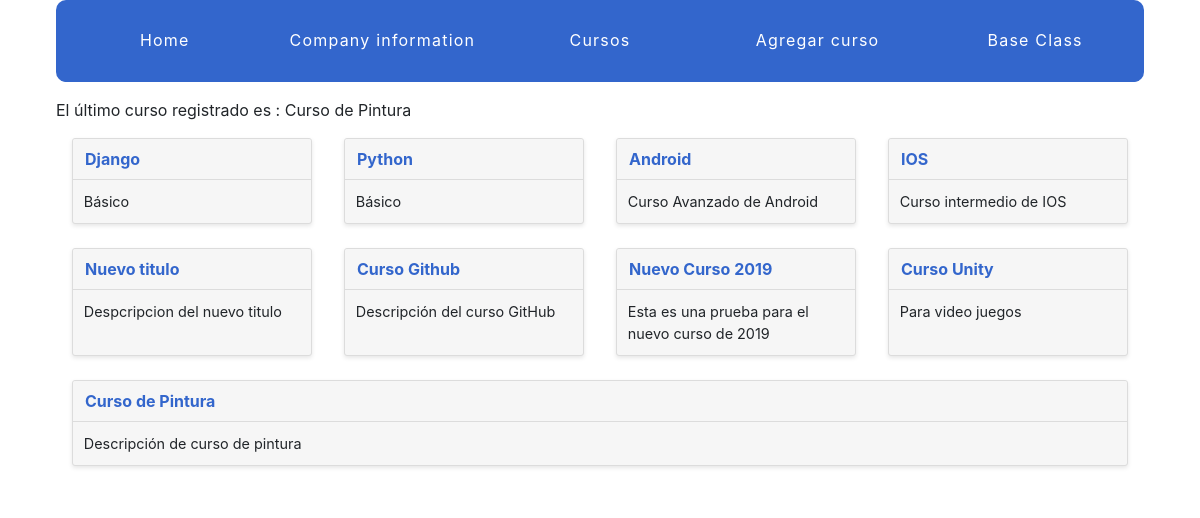
Page /firstApp/ on the committed database.
### firstApp/models.py (models this page shows)
class Course(models.Model):
    created_at = models.DateTimeField(auto_now_add=True)
    title = models.CharField(max_length=255)
    description = models.TextField()
    def __str__(self):
        return self.title

### firstApp/views.py (the view)
# urls.py: path('', views.course_list, name = "list"),
def course_list(request):
    courses_in_db = Course.objects.all()
    return render(request, 'firstApp/course_list.html', {'courses_in_db': courses_in_db}) #aqui se pasa un diccionario con las variables

### firstApp/templatetags/firstApp_extras.py (called while the page is built)
@register.simple_tag
def last_course():
    return Course.objects.latest('created_at')

### firstApp/templates/firstApp/course_list.html (shortened to what this page needs)
{% extends "layout.html" %}
{% block content %}
<div class="cards">
    {% for course in courses_in_db %}
        <div class="card">
            <header><a href="{% url 'firstApp:detail' pk=course.pk %}">{{ course.title }} </a></header>
            <div class="card-copy">
                {{ course.description }}
            </div>
        </div>
    {% endfor %}
</div>
{% endblock %}

### projectouno/templates/layout.html (shortened to what this page needs)
{% load static from staticfiles%}
{% load firstApp_extras %}
<!DOCTYPE html>
<html lang="es">
<head>
    <link rel="stylesheet" href="https://stackpath.bootstrapcdn.com/bootstrap/4.1.3/css/bootstrap.min.css">
    <link rel="stylesheet" href="{% static 'css/layout.css' %}">
</head>
<body>
    <div class="site-container">
        <nav>
            <a href="{% url 'home' %}">Home</a>
            <a href="{% url 'company_information' %}">Company information</a>
            <a href="{% url 'firstApp:list' %}">Cursos</a>
            <a href="{% url 'firstApp:courses_name' %}">Agregar curso</a>
            <a href="{% url 'articles:article-list' %}">Base Class</a>
        </nav>
        <p>El último curso registrado es : {% last_course %}</p>
        {% block content %}{% endblock %}
    </div>
</body>
</html>

### assets/css/layout.css (style rules this page uses)
html { box-sizing: border-box; }
*, *::after, *::before { box-sizing: inherit; }
.site-container { max-width: 68em; margin-left: auto; margin-right: auto; }
.site-container::after { clear: both; content: ""; display: table; }
.site-container nav { width: 100%; display: table; width: 100%; table-layout: fixed; border-bottom-left-radius: 10px; border-bottom-right-radius: 10px; border-top-left-radius: 10px; border-top-right-radius: 10px; border-bottom-left-radius: 10px; border-top-left-radius: 10px; border-bottom-right-radius: 10px; border-top-right-radius: 10px; background-color: #3366CC; margin-bottom: 1em; overflow: hidden; }
.site-container nav a { display: table-cell; width: 8.33333%; padding: 10px; border-bottom: 2px solid #3366CC; color: #FFFFFF; letter-spacing: 0.075em; line-height: 60px; text-align: center; text-decoration: none; }
.cards { display: -webkit-box; display: -moz-box; display: box; display: -webkit-flex; display: -moz-flex; display: -ms-flexbox; display: flex; -webkit-box-lines: multiple; -moz-box-lines: multiple; box-lines: multiple; -webkit-flex-wrap: wrap; -moz-flex-wrap: wrap; -ms-flex-wrap: wrap; flex-wrap: wrap; -webkit-box-pack: justify; -moz-box-pack: justify; box-pack: justify; -webkit-justify-content: space-between; -moz-justify-content: space-between; -ms-justify-content: space-between; -o-justify-content: space-between; justify-content: space-between; -ms-flex-pack: justify; }
.card { -webkit-flex-basis: 15em; -moz-flex-basis: 15em; flex-basis: 15em; -ms-flex-preferred-size: 15em; -webkit-flex-grow: 1; -moz-flex-grow: 1; flex-grow: 1; -ms-flex-positive: 1; -webkit-transition: all 0.2s ease-in-out; -moz-transition: all 0.2s ease-in-out; transition: all 0.2s ease-in-out; background-color: #f6f6f6; border-radius: 3px; border: 1px solid gainsboro; box-shadow: 0 2px 4px #e6e6e6; margin: 0 1em 1.5em 1em; position: relative; }
.card header { -webkit-transition: all 0.2s ease-in-out; -moz-transition: all 0.2s ease-in-out; transition: all 0.2s ease-in-out; background-color: #f6f6f6; border-bottom: 1px solid gainsboro; border-radius: 3px 3px 0 0; font-weight: bold; line-height: 1.5em; padding: 0.5em 0.75em; }
.card header a { color: #3366CC; text-decoration: none; }
.card .card-copy { font-size: 0.9em; line-height: 1.5em; padding: 0.75em 0.75em; }

### rows in the picture
Course: title "Curso de Pintura", description "Descripción de curso de pintura"
Course: title "Django", description "Básico"
Course: title "Python", description "Básico"
Course: title "Android", description "Curso Avanzado de Android"
Course: title "IOS", description "Curso intermedio de IOS"
Course: title "Nuevo titulo", description "Despcripcion del nuevo titulo"
Course: title "Curso Github", description "Descripción del curso GitHub"
Course: title "Nuevo Curso 2019", description "Esta es una prueba para el nuevo curso de 2019"
Course: title "Curso Unity", description "Para video juegos"
